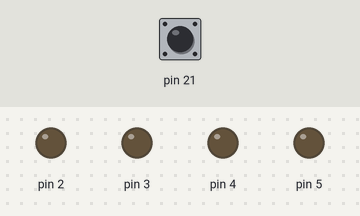
This sketch was run on a simulated Arduino Mega 2560, built with avr-gcc and run on an emulated ATmega2560. Parts: output pins drawn as LEDs (lit = HIGH). The inputs (shaded band) are chosen by the test bench; at power-on: pin 21 HIGH.

Above: at 5.0 s.
5.1 s: pin 21 pulled LOW for 0.15 s
At 5.17 s:
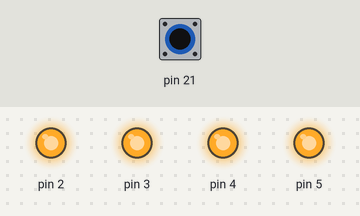
6.7 s: pin 21 pulled LOW for 3.2 s
At 11.2 s:
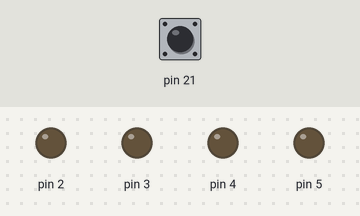
Timing chart, 0 to 12.7 s (numbered marks = the images above; inputs shaded):
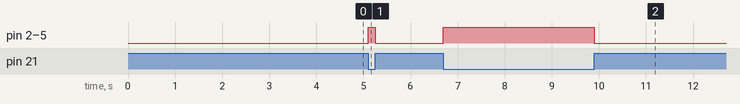

The sketch:

8_ex1.ino
```cpp
#include <avr/io.h>
#include <avr/interrupt.h>

#define set_bit(value, bit)   (value |= (1 << bit))
#define clear_bit(value, bit) (value &= ~(1 << bit))

volatile uint8_t state = 0;   // LED 상태

// INT0 인터럽트 발생 시
ISR(INT0_vect) {
    state = !state;   // 상태 반전
}

// INT0 초기화
void INT0_init(void) {
    EIMSK |= (1 << INT0);     // INT0 허용

    // 모든 변화(상승 + 하강 에지)에서 인터럽트 발생
    EICRA |= (1 << ISC00);
    EICRA &= ~(1 << ISC01);

    sei();                    // 전역 인터럽트 허용
}

int main(void) {

    // 버튼 (PD0 = Arduino 21번)
    clear_bit(DDRD, 0);   // 입력
    set_bit(PORTD, 0);    // 풀업

    // LED 4개 출력 설정
    set_bit(DDRE, 4);   // PE4 (Arduino 2)
    set_bit(DDRE, 5);   // PE5 (Arduino 3)
    set_bit(DDRG, 5);   // PG5 (Arduino 4)
    set_bit(DDRE, 3);   // PE3 (Arduino 5)

    INT0_init();

    while (1) {
        if (state) {
            // 모두 ON
            set_bit(PORTE, 4);
            set_bit(PORTE, 5);
            set_bit(PORTG, 5);
            set_bit(PORTE, 3);
        } else {
            // 모두 OFF
            clear_bit(PORTE, 4);
            clear_bit(PORTE, 5);
            clear_bit(PORTG, 5);
            clear_bit(PORTE, 3);
        }
    }

    return 0;
}
```

Measured:
- after the input at 5.1 s, pin 2–5: LOW → HIGH at once, → LOW 0.15 s later
- after the input at 6.7 s, pin 2–5: LOW → HIGH at once, → LOW 3.2 s later
